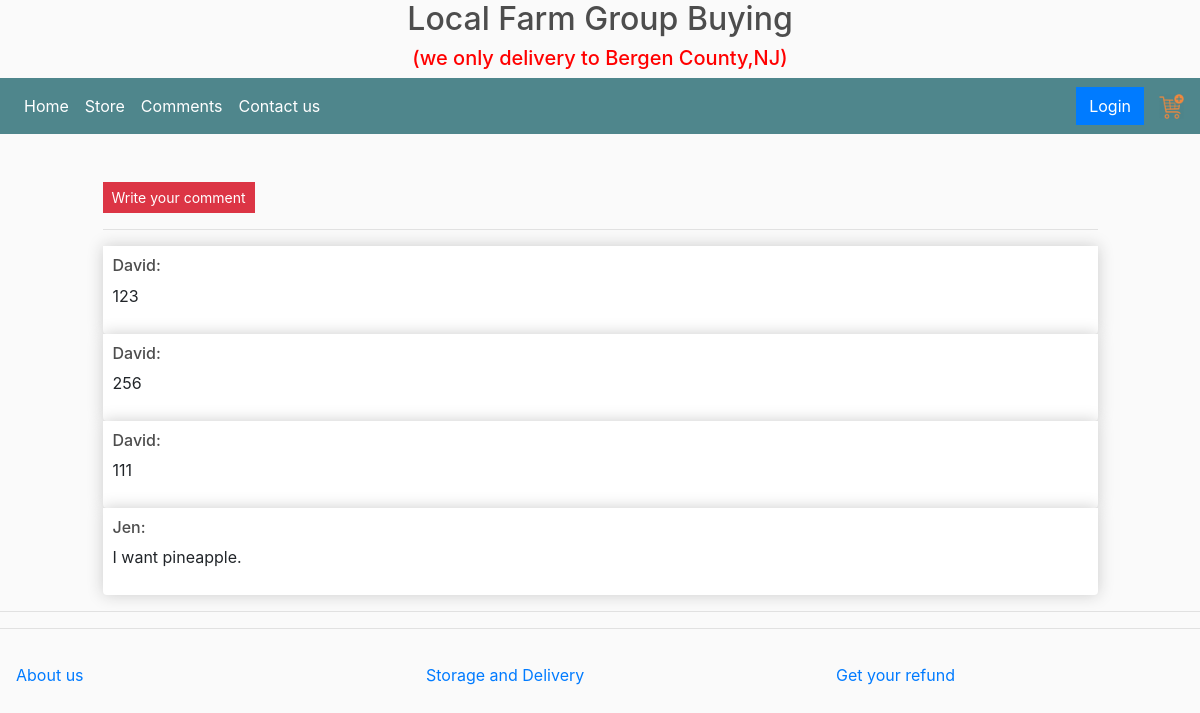
Page /comments/ on the committed database.
### store/models.py (models this page shows)
class Comment(models.Model):
    name = models.CharField(max_length=200, null=True)
    content = models.TextField(help_text='write your comment')

### store/views.py (the view)
# urls.py: path('comments/', views.comments, name="comments"),
def comments(request):
	comments = Comment.objects.all()
	context = {'comments': comments}
	return render(request, 'store/comments.html', context)

### store/templates/store/comments.html
{% extends 'store/main.html' %}
{% load static %}
{% block content %}
<br>
<div class="row">
		<div class="col-lg-1">
        </div>
    <div class="col-lg-10">
        <br>
        <a class="btn btn-sm btn-danger" href="{% url 'login'%}">Write your comment</a>
       <hr>
         {% for c in comments %}
         <div class="box-element product">
        <h6>{{c.name}}:</h6>
        <p>{{c.content}}</p>
         </div>
        {% endfor %}
    </div>
    <div class="col-lg-1">
        </div>
</div>
{% endblock %}

### static/css/main.css (style rules this page uses)
body { background-color: hsl(0, 0%, 98%); }
h1,h2,h3,h4,h5,h6 { color:hsl(0, 0%, 30%); }
.box-element { box-shadow:hsl(0, 0%, 80%) 0 0 16px; background-color: #fff; border-radius: 4px; padding: 10px; }
.product { border-radius: 0 0 4px 4px; }
.btn { border-radius: 0; }

### rows in the picture
Comment: name "David", content "123"
Comment: name "David", content "256"
Comment: name "David", content "111"
Comment: name "Jen", content "I want pineapple."
